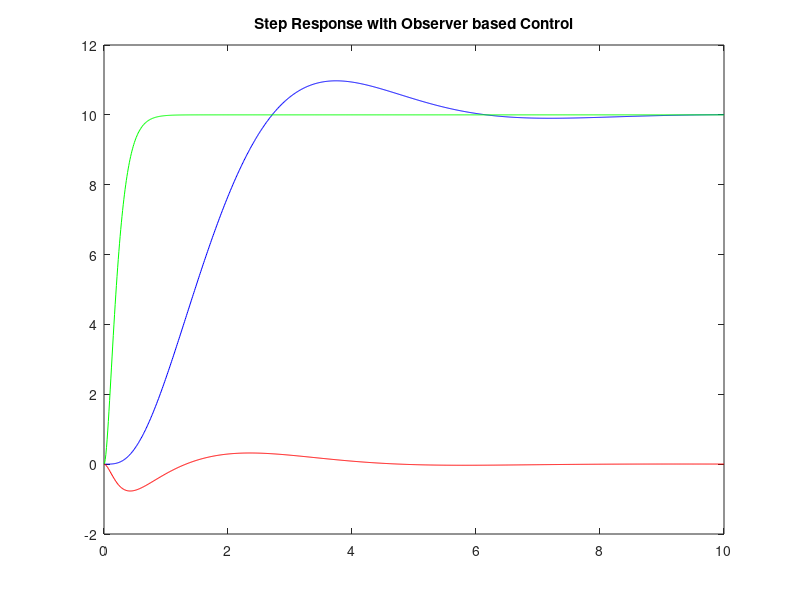
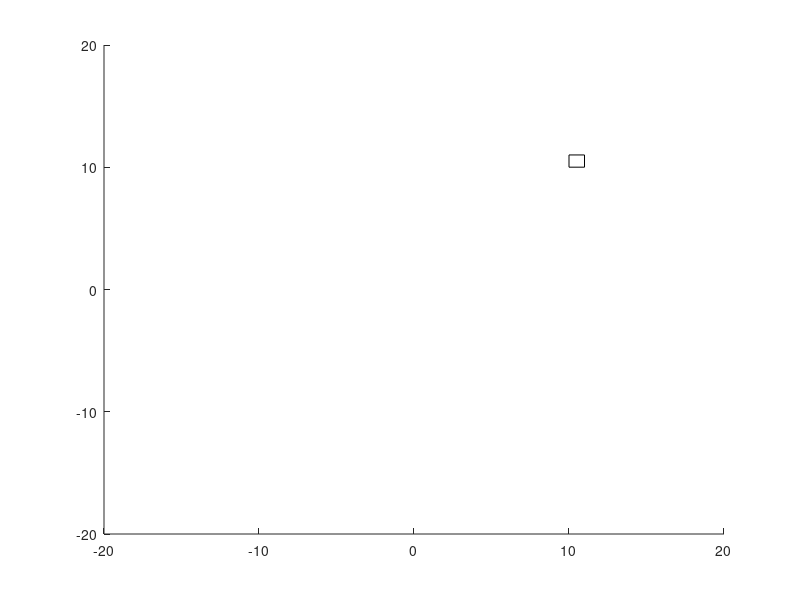

Write MATLAB code to recreate these figures, in order.
% Observer based Control

clear all
close all
clc

g = 9.81;
m = 1;
Ixx = 8.1e-1;

A = [0 0 0 1 0 0; 0 0 0 0 1 0; 0 0 0 0 0 1; 0 0 -g 0 0 0; 0 0 0 0 0 0; 0 0 0 0 0 0];
B = [0 0; 0 0; 0 0; 0 0; 1/m 0; 0 1/Ixx];
C = [1 0 0 0 0 0; 0 1 0 0 0 0; 0 0 1 0 0 0; 0 0 0 0 0 0; 0 0 0 0 0 0; 0 0 0 0 0 0];
D = 0;

sys = ss(A,B,C,D);

% Q = C'*C;
% R = 1;
% K = lqr(A,B,Q,R);

% Ac = (A-B*K);
% Bc = B;
% Cc = C;
% Dc = D;

%poles = eig(Ac);
%P = [-1 -2 -30 -4 -5 -60];

% Percent Overshoot
OS = 10;
% Settling Time
Ts = 6;

% Damping coeff kesi
k = -log(OS/100)/sqrt((pi^2 + (log(OS/100))^2));

% Frequency
w = 4/(k*Ts);

poly = [1 2*k*w w^2];
R = roots(poly);
P1 = [R(1) R(2) 10*real(R(1)) 10*real(R(1))-1 10*real(R(1))-2 10*real(R(1))-3];
P2 = 10*P1;
%P = [-1.33+1.49j -1.33-1.49j -13.33 -14 -15 -16];

K = place(A,B,P1);
L = place(A',C',P2)';

%Nbar = rscale(sys,K);
%G = 100;
%G = [7.4151 209.1057; -71.1849 -7.4151];

Ac = (A-B*K);
Bc = B;
Cc = C;
Dc = D;

sys_cl = ss(Ac,Bc,Cc,Dc);
Kdc = dcgain(sys_cl);

% Gain
Kr = Kdc(1:2,1:2);
G = inv(Kr);


Ace = [(A-B*K) (B*K);
       zeros(size(A)) (A-L*C)];
Bce = [B*G;
       zeros(size(B))];
Cce = [C zeros(size(C))];
Dce = 0;

x0 = [0; 0; 0; 0; 0; 0; 0; 0; 0; 0; 0; 0];

sys_est_cl = ss(Ace,Bce,Cce,Dce);

t = 0:0.01:10;
r(1,:) =10*ones(size(t));
r(2,:) =10*ones(size(t));
[y,t,x]=lsim(sys_est_cl,r,t,x0);
plot(t,y(:,1),'b',t,y(:,2),'g',t,y(:,3),'r')
title('Step Response with Observer based Control')

height = y(:,1);
v = y(:,2);
phi = y(:,3);
figure(2)
for i=1:1001
    r = rectangle('Position',[v(i) height(i) 1 1]');
    xlim([-20 20])
    ylim([-20 20])
    drawnow
    if i<1001
        delete(r)
    end
end